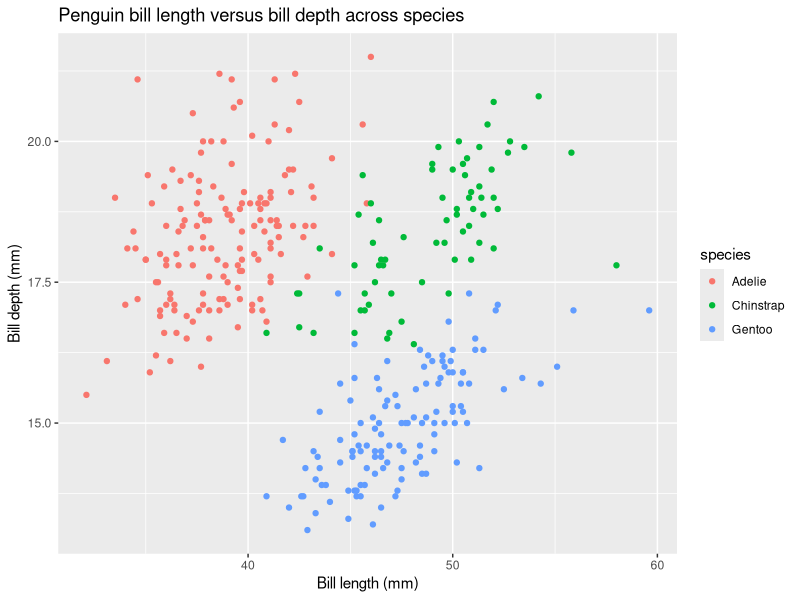
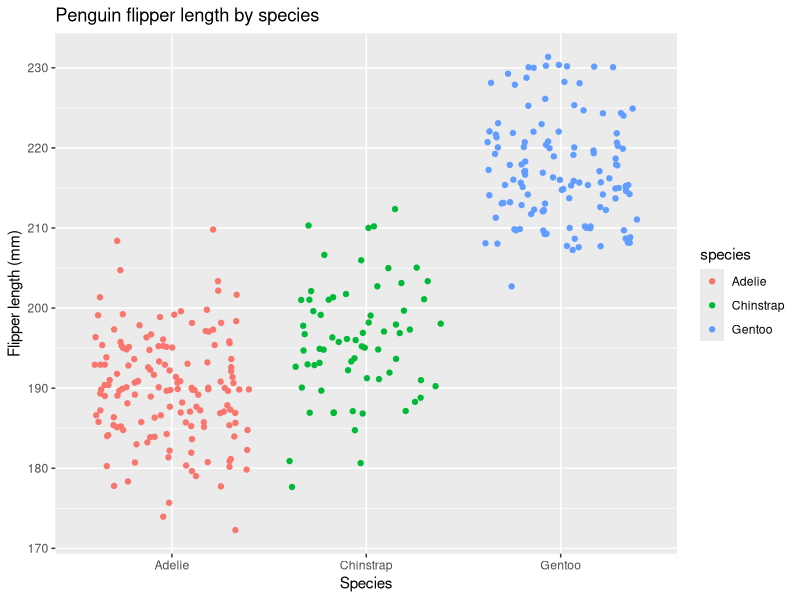

These figures' R source, in order:
## ---- chunk 1

# load packages
library(tidyverse)
library(palmerpenguins)
data(package = 'palmerpenguins')
penguins <- penguins
## ---- chunk 2
#create expression
fx <- expression(x^2)

#take deriv
df_dx <- D(expr = fx, name = "x")
df_dx

x <- 3
eval(df_dx)
## ---- chunk 3
pa <- expression(2 * (3 * a + 2)^4 - 5)

dp_da <- D(expr = pa, name = "a")
dp_da

a <- 1.2
eval(dp_da)
## ---- chunk 4
ggplot(data = penguins, aes(x = bill_length_mm, y = bill_depth_mm, color = species)) +
  geom_point(data = penguins) + ggtitle("Penguin bill length versus bill depth across species") +labs(x = "Bill length (mm)", y = "Bill depth (mm)")
## ---- chunk 5
ggplot(data = penguins, aes(x = species, y = flipper_length_mm, color = species)) +
  geom_jitter() +
  labs(title = "Penguin flipper length by species", x = "Species", y = "Flipper length (mm)")
